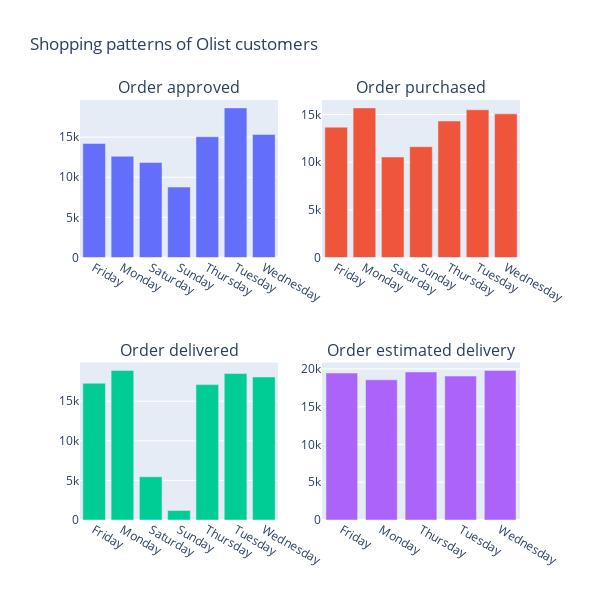

The notebook cell this image was saved under:
### Code cell
fig = make_subplots(rows=2, cols=2,
                    subplot_titles=['Order approved',
                                   'Order purchased',
                                   'Order delivered',
                                   'Order estimated delivery'])

fig.add_trace(go.Bar(x=order_approved_day_order['order_approved_day'],
                    y=order_approved_day_order['order_id']),row=1, col=1)
             
fig.add_trace(go.Bar(x=purchase_date_day_order['purchase_date_day'],
                    y=purchase_date_day_order['order_id']),row=1, col=2)

fig.add_trace(go.Bar(x=order_delivered_day_order['order_delivered_day'],
                    y=order_delivered_day_order['order_id']),row=2, col=1)

fig.add_trace(go.Bar(x=order_estimated_delivery_day_order['order_estimated_delivery_day'],
                    y=order_estimated_delivery_day_order['order_id']),row=2, col=2)

fig.update_layout(height=600, width=600, title_text="Shopping patterns of Olist customers", showlegend=False)

fig.show()

### Figure 1 — Plotly figure (JSON) as saved in the notebook; plotly's stock layout.template omitted (floating-point values rounded to 4 significant figures)
{"data": [{"type": "bar", "x": ["Friday", "Monday", "Saturday", "Sunday", "Thursday", "Tuesday", "Wednesday"], "xaxis": "x", "y": [14218, 12615, 11836, 8773, 15045, 18644, 15330], "yaxis": "y"}, {"type": "bar", "x": ["Friday", "Monday", "Saturday", "Sunday", "Thursday", "Tuesday", "Wednesday"], "xaxis": "x2", "y": [13681, 15703, 10548, 11633, 14320, 15502, 15074], "yaxis": "y2"}, {"type": "bar", "x": ["Friday", "Monday", "Saturday", "Sunday", "Thursday", "Tuesday", "Wednesday"], "xaxis": "x3", "y": [17262, 18889, 5463, 1207, 17091, 18492, 18057], "yaxis": "y3"}, {"type": "bar", "x": ["Friday", "Monday", "Thursday", "Tuesday", "Wednesday"], "xaxis": "x4", "y": [19453, 18556, 19596, 19051, 19805], "yaxis": "y4"}], "layout": {"annotations": [{"font": {"size": 16}, "showarrow": false, "text": "Order approved", "x": 0.225, "xanchor": "center", "xref": "paper", "y": 1, "yanchor": "bottom", "yref": "paper"}, {"font": {"size": 16}, "showarrow": false, "text": "Order purchased", "x": 0.775, "xanchor": "center", "xref": "paper", "y": 1, "yanchor": "bottom", "yref": "paper"}, {"font": {"size": 16}, "showarrow": false, "text": "Order delivered", "x": 0.225, "xanchor": "center", "xref": "paper", "y": 0.375, "yanchor": "bottom", "yref": "paper"}, {"font": {"size": 16}, "showarrow": false, "text": "Order estimated delivery", "x": 0.775, "xanchor": "center", "xref": "paper", "y": 0.375, "yanchor": "bottom", "yref": "paper"}], "height": 600, "showlegend": false, "title": {"text": "Shopping patterns of Olist customers"}, "width": 600, "xaxis": {"anchor": "y", "domain": [0, 0.45]}, "xaxis2": {"anchor": "y2", "domain": [0.55, 1]}, "xaxis3": {"anchor": "y3", "domain": [0, 0.45]}, "xaxis4": {"anchor": "y4", "domain": [0.55, 1]}, "yaxis": {"anchor": "x", "domain": [0.625, 1]}, "yaxis2": {"anchor": "x2", "domain": [0.625, 1]}, "yaxis3": {"anchor": "x3", "domain": [0, 0.375]}, "yaxis4": {"anchor": "x4", "domain": [0, 0.375]}}}
